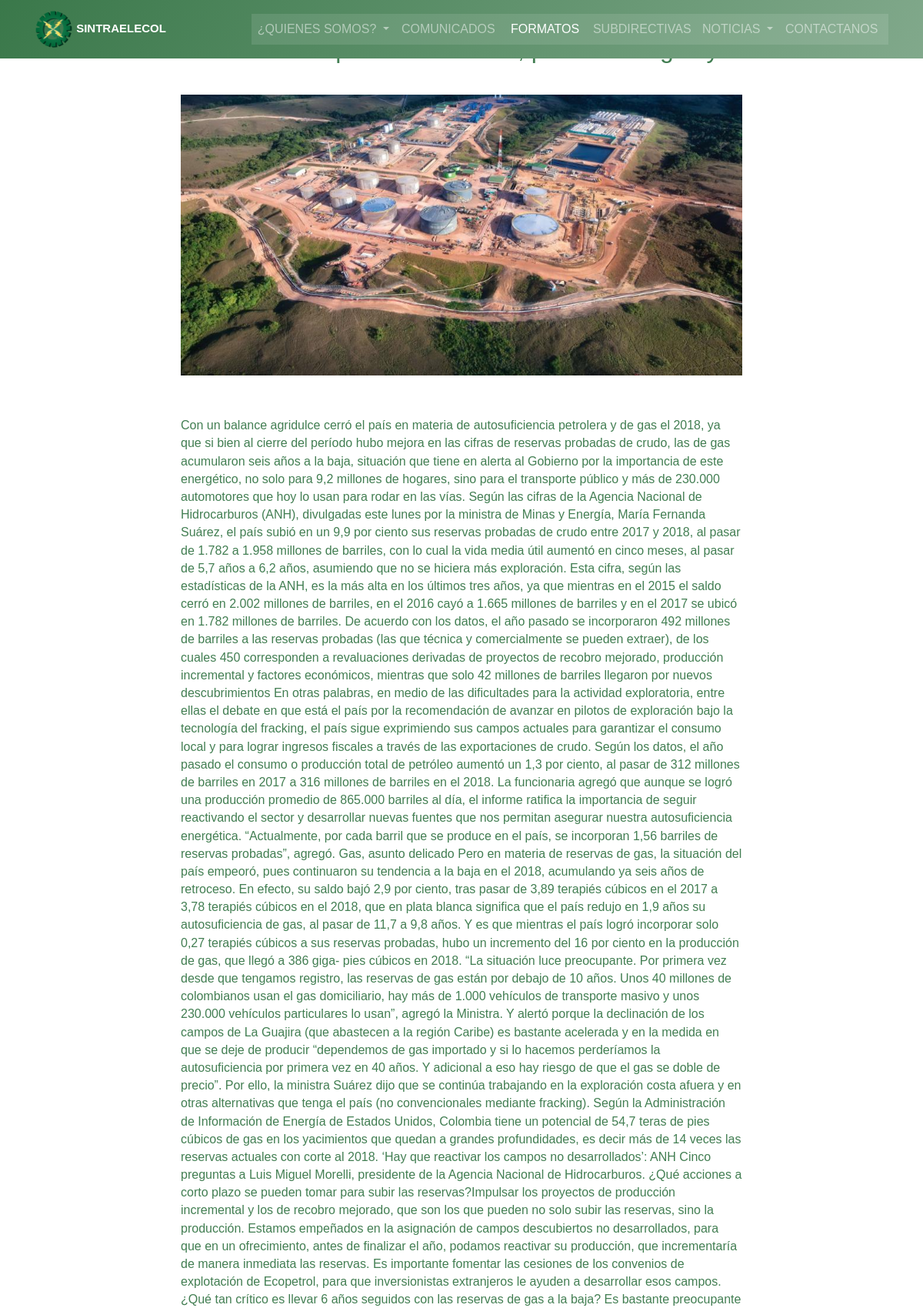
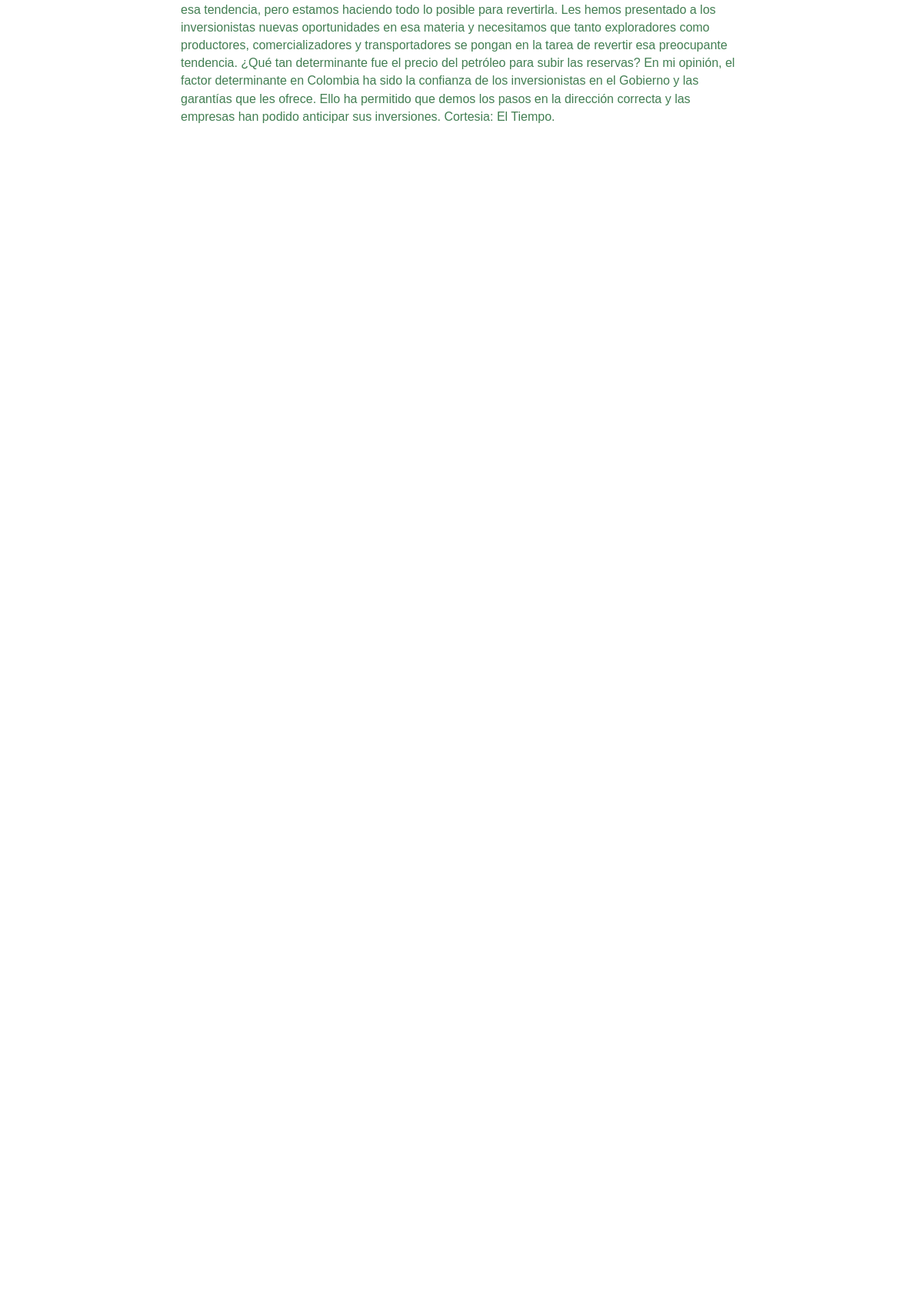
The page /noticias/10 (upper part) on the database its author committed (2 pictures, top to bottom).
### noticias/models.py (models this page shows)
class Noticia(models.Model):
    imagen = models.ImageField(
        ("Imagen Noticia"),
        upload_to='noticias'
    )
    titulo = models.CharField(
        ("Ingrese Titulo Noticia"),
        max_length=50
    )
    cuerpo = RichTextField(("Cuerpo Noticia"))
    seccion = models.ForeignKey('SeccionNoticia',
                                verbose_name=("Seccion Noticia"),
                                on_delete=models.CASCADE
                                )
    creado = models.DateTimeField(auto_now_add=True)
    modificado = models.DateTimeField(auto_now=True)
    def __str__(self):
        return self.titulo
    class Meta:
        verbose_name = ("Noticia")
        verbose_name_plural = ("Noticia")
        ordering = ['-creado']

### noticias/views.py (the view)
# urls.py: path('noticias/<int:id_noticia>', noticiaDetail, name='detalle'),
def noticiaDetail(request, id_noticia):
    noticia= Noticia.objects.get(pk=id_noticia)
    print(id_noticia)
    print(noticia)
    secciones = SeccionNoticia.objects.all()
    template = "noticias/detalle.html"
    return render(request, template, {'noticia': noticia,'secciones': secciones})

### templates/noticias/detalle.html (shortened to what this page needs)
{% extends  'base/base.html' %}
{% block  content %}
{% load static %}
<div class="article-clean">
    <div class="container" style="height:8000px;">
        <div class="row">
            <div class="col-lg-10 col-xl-8 offset-lg-1 offset-xl-2">
                <div class="intro">
                    <h1 class="text-center">{{noticia.titulo}}</h1><img class="img-fluid" src="{{noticia.imagen.url}}"></div>
                <div class="text">
                    <p><br>{{noticia.cuerpo|safe }}<br></p>
                </div>
            </div>
        </div>
    </div>
</div>
{% endblock %}

### static/css/Article-Clean.css (style rules this page uses)
.article-clean { color:#427e52; background-color:#fff; font-family:'Lora', serif; font-size:14px; }
.article-clean .intro { font-size:16px; margin:0 auto 30px; }
.article-clean .intro h1 { font-size:32px; margin-bottom:15px; padding-top:20px; line-height:1.5; color:inherit; margin-top:20px; }
.article-clean .intro img { margin-top:20px; }
.article-clean .text p { margin-bottom:20px; line-height:1.45; }
@media (min-width:768px) { .article-clean .text p { font-size:16px; } }

### static/css/Customizable-Carousel-swipe-enabled.css (style rules this page uses)
* { font-family:'Raleway', sans-serif; }

### static/css/untitled-1.css (style rules this page uses)
body { margin:0; font-family:Lato,sans-serif; font-size:1rem; font-weight:400; line-height:1.5; color:#468055; text-align:left; background-color:#fff; }

### rows shown on the page
Noticia: imagen (picture), cuerpo "Con un balance agridulce cerró el país en materia de autosuficiencia petrolera y de gas el 2018, ya que si bien al cierre del período hubo mejora en las cifras de reservas probadas de crudo, las de gas acumularon seis años a la baja, situación que tiene en alerta al Gobierno por la importancia de este energético, no solo para 9,2 millones de hogares, sino para el transporte público y más de 230.000 automotores que hoy lo usan para rodar en las vías. Según las cifras de la Agencia Nacional de Hidrocarburos (ANH), divulgadas este lunes por la ministra de Minas y Energía, María Fernanda Suárez, el país subió en un 9,9 por ciento sus reservas probadas de crudo entre 2017 y 2018, al pasar de…"
